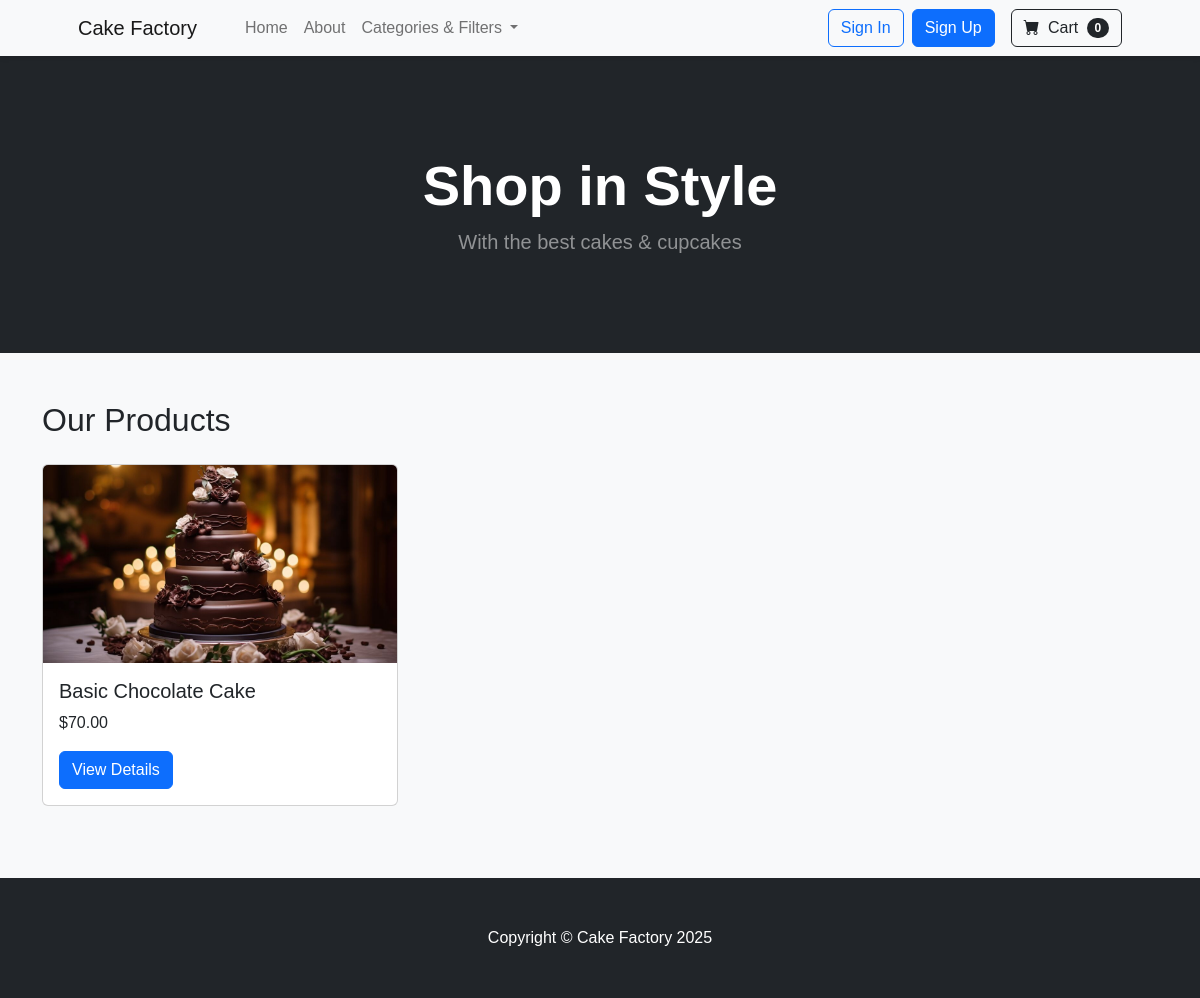
Screenshot of /products/ with the database file from the repository.
### products/models.py (models this page shows, shortened)
class Product(models.Model):
    name = models.CharField(max_length=255, unique=True)
    slug = models.SlugField(unique=True, blank=True)
    description = models.TextField(blank=True)
    price = models.DecimalField(max_digits=10, decimal_places=2)
    category = models.ForeignKey(
        Category, on_delete=models.SET_NULL,
        null=True, blank=True, related_name="products"
    )
    flavor = models.ForeignKey(
        Flavor, on_delete=models.SET_NULL,
        null=True, blank=True, related_name="products"
    )
    sizes = models.ManyToManyField(
        Size, blank=True, related_name="products"
    )
    image = models.ImageField(upload_to="product_images/", blank=True, null=True)
    allergen_info = models.TextField(blank=True, help_text="E.g., Contains nuts, gluten-free")
    available = models.BooleanField(default=True)
    created_at = models.DateTimeField(auto_now_add=True)

### products/views.py (the view)
# urls.py: path('', ProductListView.as_view(), name='product_list'),
class ProductListView(ListView):
    model = Product
    template_name = 'products/product_list.html'
    context_object_name = 'products'
    def get_queryset(self):
        queryset = super().get_queryset()
        category_slug = self.request.GET.get('category')
        if category_slug:
            queryset = queryset.filter(category__slug=category_slug)
        return queryset

### products/templates/products/product_list.html
{% extends "base.html" %}
{% block content %}
<h2 class="mb-4">Our Products</h2>
<div class="row">
    {% if products %}
        {% for product in products %}
        <div class="col-md-4 mb-4">
            <div class="card">
                {% if product.image %}
                    <img src="{{ product.image.url }}" class="card-img-top" alt="{{ product.name }}">
                {% else %}
                    <img src="https://via.placeholder.com/300?text=No+Image" class="card-img-top" alt="No Image Available">
                {% endif %}
                <div class="card-body">
                    <h5 class="card-title">{{ product.name }}</h5>
                    <p class="card-text">${{ product.price }}</p>
                    <a href="{% url 'product_detail' product.pk %}" class="btn btn-primary">View Details</a>
                </div>
            </div>
        </div>
        {% endfor %}
    {% else %}
        <div class="col-12 text-center">
            <h4 class="text-muted">😔 No products available!!!</h4>
        </div>
    {% endif %}
</div>
{% endblock %}

### static/css/styles.css (style rules this page uses)
body { background-color: #f8f9fa; font-family: 'Poppins', sans-serif; }
.card { transition: transform 0.3s ease-in-out; }

### rows the page displays
Product: image (picture), name "Basic Chocolate Cake", price "70.00"

### other values shown
{{ cart_items|default:0 }} "0"
